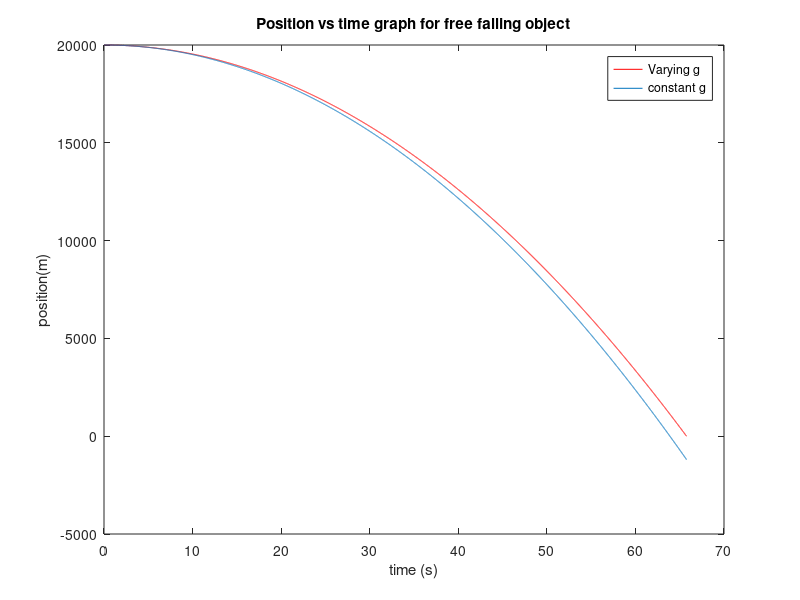

Reproduce this figure in MATLAB.
% VARIATION OF g WITH HEIGHT

clear all;
close all;

tstart = 0;
tend = 100;
dt = 0.01;
npoints = (tend-tstart)/dt;

r=1;
R=6400000; 
density_air=1.225; %kg/m^3
%density_object=2000; % glass
density_object=7874; % iron
volume=(4*pi*r^3)/3;
%mass=volume*density_object;
mass=100;
g0=9.8;

% Initialize empty arrays
time = zeros(npoints,1);
vel = zeros(npoints,1);
pos = zeros(npoints,1);
pos_const_g = zeros(npoints,1);
vel_const_g = zeros(npoints,1);

% Initial values
time(1) = 0;
vel(1) = 0;
pos(1) = 20000;   %object is dropped from a height of 20km
pos_const_g(1) = 20000;

for step=1:npoints-1
      g=g0/(1+(pos(step)/R)).^2;
      
      buoyant_force_const_g=density_air*volume.*g0;
      buoyant_force=density_air*volume.*g;
      net_accn= g-(buoyant_force)./mass;
      
      pos(step+1) = pos(step) - vel(step)*dt;
      vel(step+1) = vel(step) + net_accn*dt;
      time(step+1) = time(step) + dt;
      
      pos_const_g(step+1) = pos_const_g(step) - vel_const_g(step)*dt;
      vel_const_g(step+1) = vel_const_g(step) + (g0-((buoyant_force_const_g)./mass))*dt;
      vel_const_g(step+1) = vel_const_g(step) + g0*dt;
            
      if(pos(step+1)<0)
        break;
      end;
end      


figure;
plot(time(1:step+1),pos(1:step+1),'r',time(1:step+1), pos_const_g(1:step+1));
title('Position vs time graph for free falling object');
xlabel('time (s)');
ylabel('position(m)');
legend('Varying g', 'constant g');
%legend('Computational', 'Analytical');
